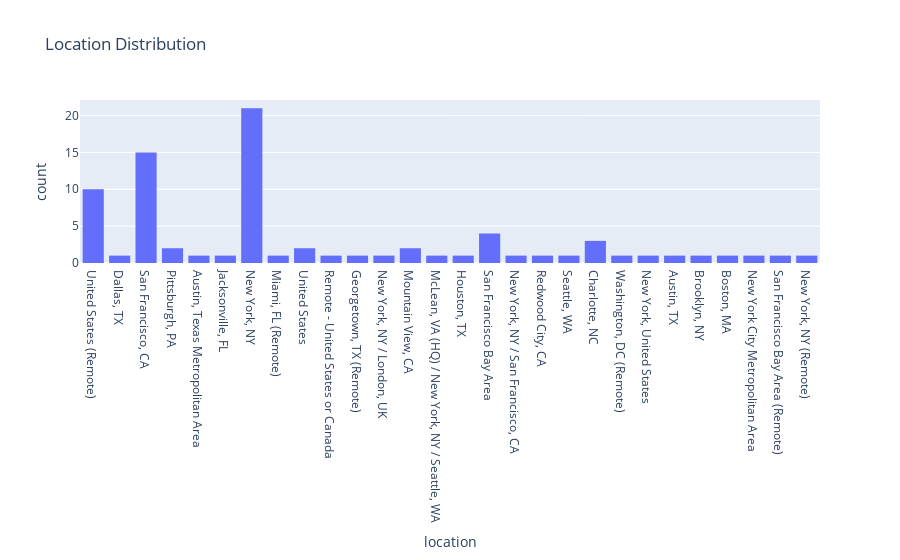

Notebook code for this chart:
### Code cell
fig = px.histogram(df, x='location', title='Location Distribution')
fig.show()

### Figure 1 — Plotly figure (JSON) as saved in the notebook; plotly's stock layout.template omitted (floating-point values rounded to 4 significant figures)
{"data": [{"bingroup": "x", "hovertemplate": "location=%{x}<br>count=%{y}<extra></extra>", "legendgroup": "", "marker": {"color": "#636efa", "pattern": {"shape": ""}}, "name": "", "orientation": "v", "showlegend": false, "type": "histogram", "x": ["United States (Remote)", "Dallas, TX", "San Francisco, CA", "San Francisco, CA", "San Francisco, CA", "Pittsburgh, PA", "Austin, Texas Metropolitan Area", "Jacksonville, FL", "New York, NY", "Miami, FL (Remote)", "Pittsburgh, PA", "New York, NY", "United States", "New York, NY", "San Francisco, CA", "San Francisco, CA", "Remote - United States or Canada", "New York, NY", "San Francisco, CA", "Georgetown, TX (Remote)", "New York, NY", "New York, NY", "United States (Remote)", "United States (Remote)", "San Francisco, CA", "New York, NY / London, UK", "Mountain View, CA", "San Francisco, CA", "McLean, VA (HQ) / New York, NY / Seattle, WA", "Houston, TX", "United States", "San Francisco, CA", "United States (Remote)", "New York, NY", "San Francisco Bay Area", "United States (Remote)", "San Francisco, CA", "San Francisco Bay Area", "New York, NY", "New York, NY", "San Francisco Bay Area", "San Francisco Bay Area", "New York, NY / San Francisco, CA", "Redwood City, CA", "New York, NY", "San Francisco, CA", "Seattle, WA", "New York, NY", "New York, NY", "San Francisco, CA", "San Francisco, CA", "Charlotte, NC", "San Francisco, CA", "Mountain View, CA", "United States (Remote)", "Washington, DC (Remote)", "United States (Remote)", "New York, NY", "New York, United States", "Austin, TX", "New York, NY", "Charlotte, NC", "New York, NY", "Brooklyn, NY", "New York, NY", "Boston, MA", "United States (Remote)", "United States (Remote)", "New York City Metropolitan Area", "New York, NY", "New York, NY", "New York, NY", "New York, NY", "New York, NY", "San Francisco Bay Area (Remote)", "Charlotte, NC", "New York, NY (Remote)", "San Francisco, CA", "United States (Remote)"], "xaxis": "x", "yaxis": "y"}], "layout": {"barmode": "relative", "legend": {"tracegroupgap": 0}, "title": {"text": "Location Distribution"}, "xaxis": {"anchor": "y", "domain": [0, 1], "title": {"text": "location"}}, "yaxis": {"anchor": "x", "domain": [0, 1], "title": {"text": "count"}}}}
